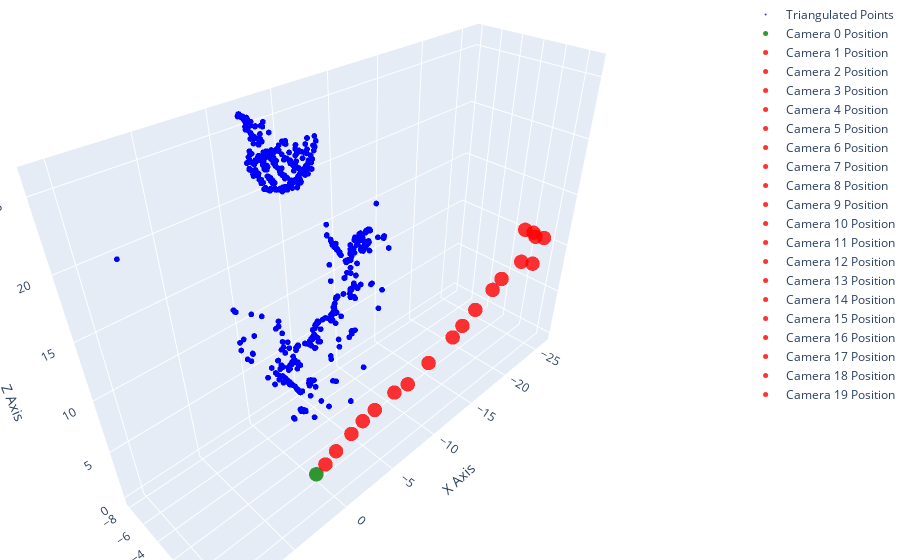

Write notebook code for a chart like this one.
### Code cell
vis_od.plot_3d_points_and_cameras(Q.reshape(-1,1,3),camera_positions,all_inliers)

### Figure 1 — Plotly figure (JSON) as saved in the notebook; plotly's stock layout.template omitted (floating-point values rounded to 4 significant figures; data arrays with more than 128 entries replaced by an {"elided": "..."} marker saying what was removed)
{"data": [{"marker": {"color": "blue", "opacity": 0.8, "size": 2}, "mode": "markers", "name": "Triangulated Points", "type": "scatter3d", "x": {"elided": "7335 float values"}, "y": {"elided": "7335 float values"}, "z": {"elided": "7335 float values"}}, {"marker": {"color": "green", "opacity": 0.8, "size": 5}, "mode": "markers", "name": "Camera 0 Position", "type": "scatter3d", "x": [0], "y": [0], "z": [0]}, {"marker": {"color": "red", "opacity": 0.8, "size": 5}, "mode": "markers", "name": "Camera 1 Position", "type": "scatter3d", "x": [-0.9169], "y": [0.04734], "z": [0.3964]}, {"marker": {"color": "red", "opacity": 0.8, "size": 5}, "mode": "markers", "name": "Camera 2 Position", "type": "scatter3d", "x": [-1.954], "y": [0.1546], "z": [1.138]}, {"marker": {"color": "red", "opacity": 0.8, "size": 5}, "mode": "markers", "name": "Camera 3 Position", "type": "scatter3d", "x": [-3.491], "y": [0.2831], "z": [1.976]}, {"marker": {"color": "red", "opacity": 0.8, "size": 5}, "mode": "markers", "name": "Camera 4 Position", "type": "scatter3d", "x": [-4.618], "y": [0.3922], "z": [2.625]}, {"marker": {"color": "red", "opacity": 0.8, "size": 5}, "mode": "markers", "name": "Camera 5 Position", "type": "scatter3d", "x": [-5.886], "y": [0.4565], "z": [2.958]}, {"marker": {"color": "red", "opacity": 0.8, "size": 5}, "mode": "markers", "name": "Camera 6 Position", "type": "scatter3d", "x": [-7.949], "y": [0.6175], "z": [3.528]}, {"marker": {"color": "red", "opacity": 0.8, "size": 5}, "mode": "markers", "name": "Camera 7 Position", "type": "scatter3d", "x": [-9.526], "y": [0.6324], "z": [3.373]}, {"marker": {"color": "red", "opacity": 0.8, "size": 5}, "mode": "markers", "name": "Camera 8 Position", "type": "scatter3d", "x": [-11.85], "y": [0.7917], "z": [4.285]}, {"marker": {"color": "red", "opacity": 0.8, "size": 5}, "mode": "markers", "name": "Camera 9 Position", "type": "scatter3d", "x": [-14.55], "y": [1.02], "z": [5.563]}, {"marker": {"color": "red", "opacity": 0.8, "size": 5}, "mode": "markers", "name": "Camera 10 Position", "type": "scatter3d", "x": [-15.49], "y": [1.217], "z": [6.365]}, {"marker": {"color": "red", "opacity": 0.8, "size": 5}, "mode": "markers", "name": "Camera 11 Position", "type": "scatter3d", "x": [-16.91], "y": [1.359], "z": [7.348]}, {"marker": {"color": "red", "opacity": 0.8, "size": 5}, "mode": "markers", "name": "Camera 12 Position", "type": "scatter3d", "x": [-18.83], "y": [1.554], "z": [8.521]}, {"marker": {"color": "red", "opacity": 0.8, "size": 5}, "mode": "markers", "name": "Camera 13 Position", "type": "scatter3d", "x": [-19.79], "y": [1.685], "z": [9.234]}, {"marker": {"color": "red", "opacity": 0.8, "size": 5}, "mode": "markers", "name": "Camera 14 Position", "type": "scatter3d", "x": [-22.13], "y": [1.929], "z": [9.977]}, {"marker": {"color": "red", "opacity": 0.8, "size": 5}, "mode": "markers", "name": "Camera 15 Position", "type": "scatter3d", "x": [-22.19], "y": [2.976], "z": [10.25]}, {"marker": {"color": "red", "opacity": 0.8, "size": 5}, "mode": "markers", "name": "Camera 16 Position", "type": "scatter3d", "x": [-26.03], "y": [1.563], "z": [10.49]}, {"marker": {"color": "red", "opacity": 0.8, "size": 5}, "mode": "markers", "name": "Camera 17 Position", "type": "scatter3d", "x": [-25.92], "y": [0.5239], "z": [10.63]}, {"marker": {"color": "red", "opacity": 0.8, "size": 5}, "mode": "markers", "name": "Camera 18 Position", "type": "scatter3d", "x": [-25.91], "y": [0.7985], "z": [10.33]}, {"marker": {"color": "red", "opacity": 0.8, "size": 5}, "mode": "markers", "name": "Camera 19 Position", "type": "scatter3d", "x": [-25.11], "y": [0.1282], "z": [11.11]}], "layout": {"margin": {"b": 0, "l": 0, "r": 0, "t": 0}, "scene": {"aspectmode": "data", "xaxis": {"showgrid": true, "title": {"text": "X Axis"}, "zeroline": false}, "yaxis": {"showgrid": true, "title": {"text": "Y Axis"}, "zeroline": false}, "zaxis": {"showgrid": true, "title": {"text": "Z Axis"}, "zeroline": false}}, "title": {"text": "3D Point Cloud and Camera Positions"}}}
